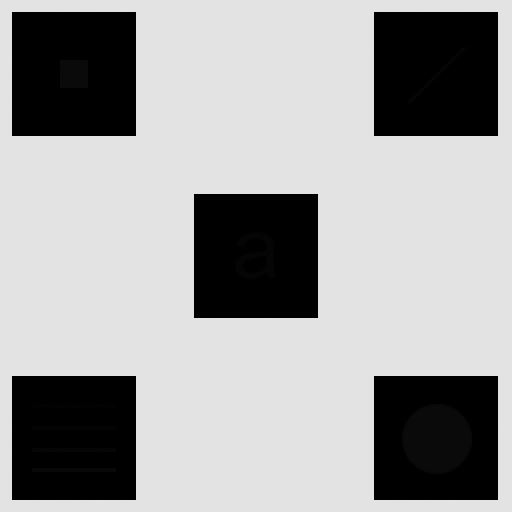
%> input picture Project 1/Hist.tif, 512 x 512 px
$ octave Q2.m   (GNU Octave 9; MATLAB toolbox functions it lacks are replaced by stand-ins)
%> lines starting %> are read from the running program, lines starting %| are printed output that depends on the picture
%%
clc
clear all
image=imread('Hist.tif');
%> image is the input picture: size 512x512 uint8; min 0, max 228, mean 160.7
imh1=histeq(image);
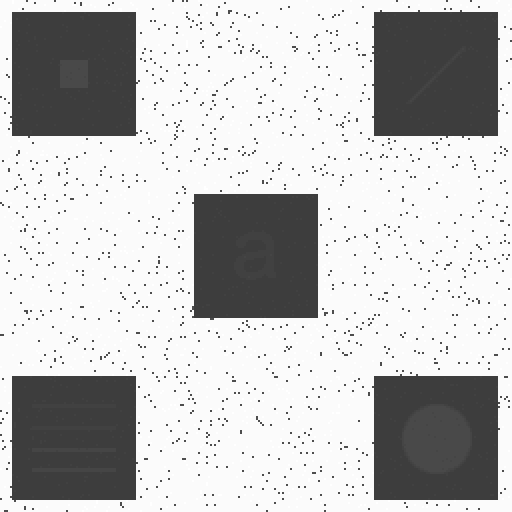
%> imh1: size 512x512 uint8; min 61, max 255, mean 192.5
imh2=adapthisteq(image,'NumTiles',[7 7]);
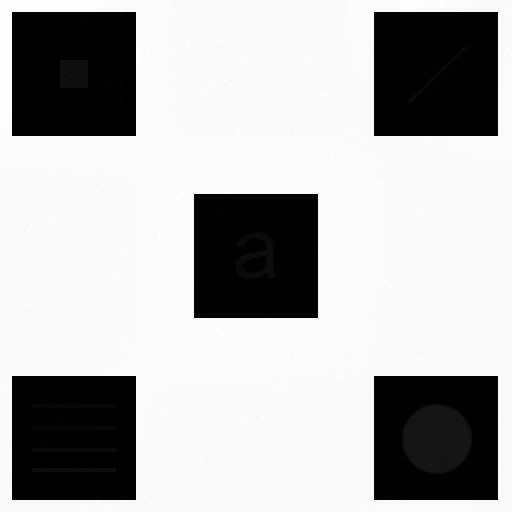
%> imh2: size 512x512 uint8; min 0, max 255, mean 177.1
figure
imshowpair(imh1,imh2,'montage')
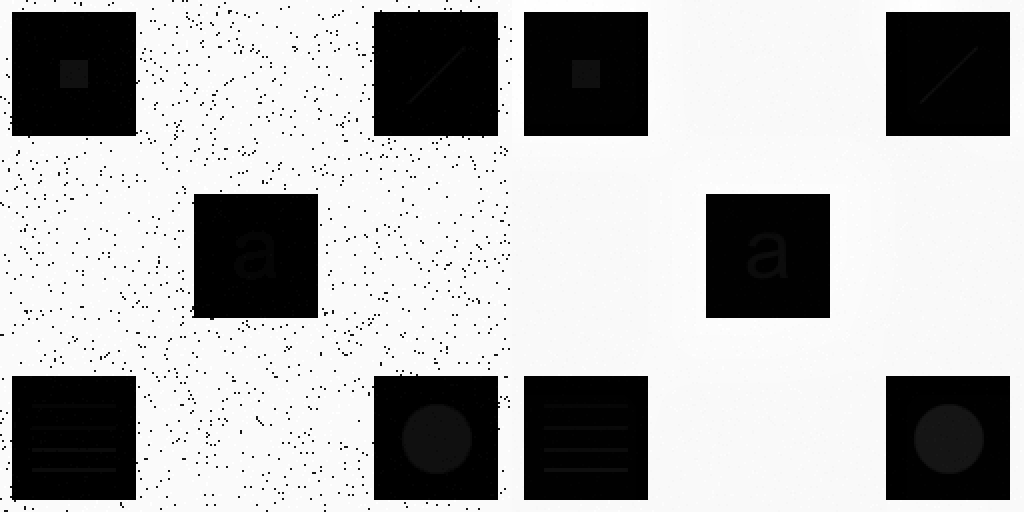
%> displayed picture: size 512x1024, on the screen's scale of 0 to 255; min 0, max 255, mean 175.1
title('The Histogram Equalization technique on the left & The Adaptive Histogram Equalization technique on the right')
figure;
subplot(3,1,1);
imhist(image,64)
title('The Original Image');
subplot(3,1,2);
imhist(imh1,64)
title('The Histogram Equalization technique');
subplot(3,1,3);
imhist(imh2,64)
title('The Adaptive Histogram Equalization technique');
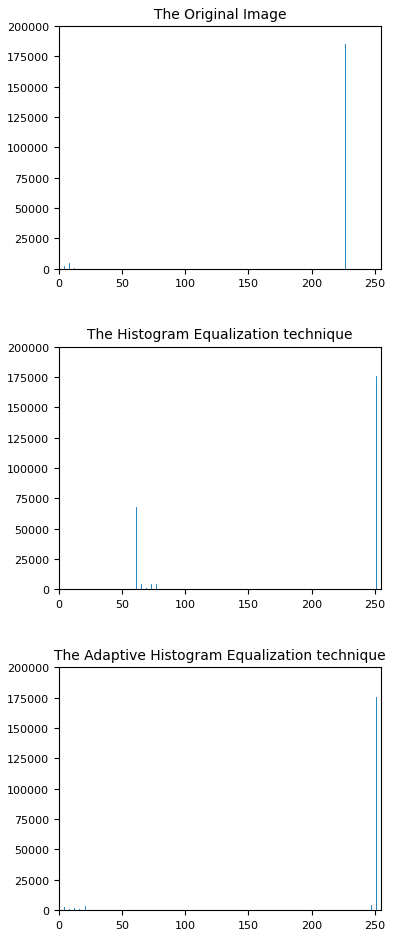
%> figure redrawn from the program's plot data, 3 panels; panel 1: highest point at x = 226.7, y = 185264; panel 2: highest point at x = 251, y = 175784; panel 3: highest point at x = 251, y = 175519
